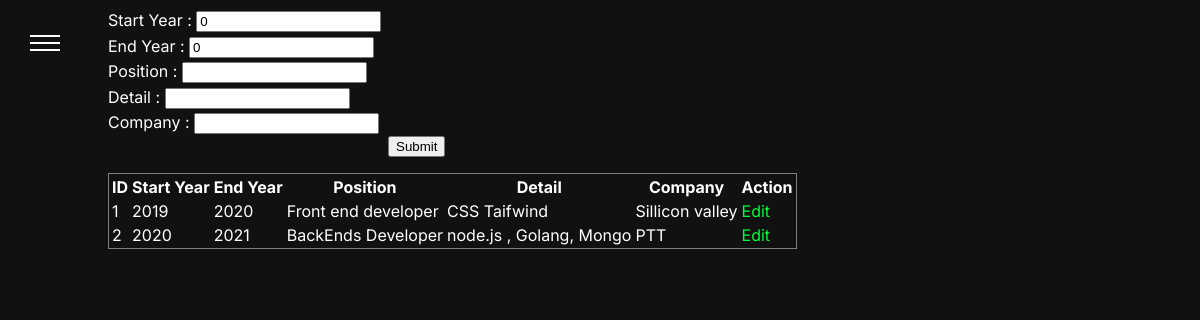
/user/experience.php (signed in), run on the app's committed database.
### tables this page shows
CREATE TABLE `experiences` (
  `id` int(11) NOT NULL,
  `start_year` int(11) NOT NULL,
  `end_year` int(11) NOT NULL,
  `position` varchar(25) NOT NULL,
  `detail` varchar(255) DEFAULT NULL,
  `company_name` varchar(25) NOT NULL,
  `user_id` int(11) NOT NULL
);

### user/experience.php (the view, shortened to what this page needs)
<?php
include "checklogin.php";
$start_year =0;
$end_year = 0;
$position="";
$detail ="";
$company_name = "";
        try {
                    $sql="Select * from experiences ";
                    $stmt=$conn->prepare($sql);
                    $stmt->execute();
                    $experiences=$stmt->fetchAll(PDO::FETCH_ASSOC);
                    }catch(PDOException $e){
                        echo "error".$e->getMessage();
                        }
                        ?>
<html>
    <head>
  <?php include "css.php" ?>
</head>
<body>
    <?php include "menu.php" ?>
    <div style="margin-left:100px;">
<form action="" method="POST">
    <label>Start Year : </label>
    <input type="number" name="start_year" value="<?php echo($start_year);?>">
    <br>
    <label>End Year : </label>
    <input type="number" name="end_year" value="<?php echo($end_year);?>">
    <br>
    <label>Position : </label>
    <input type="text" name="position" value="<?php echo($position);?>">
    <br>
    <label>Detail : </label>
    <input type="text" name="detail" value="<?php echo($detail);?>">
    <br>
    <label>Company : </label>
    <input type="text" name="company_name" value="<?php echo($company_name);?>">
    <br>
    <button style="margin-left:280px;">Submit</button>
</form>
 <table style="border: 1px solid gray;">
            <tr>
               <th>ID</th>
                <th>Start Year</th>
                <th>End Year</th>
                <th>Position</th>
                <th>Detail</th>
                <th>Company</th>
                <th>Action</th>
            </tr>
            <?php if (!empty($experiences)) { ?>
                <?php foreach ($experiences as $index => $experience): ?>
                    <tr>
                        <td><?php echo htmlspecialchars($experience['id']);?> </td>
                        <td><?php echo htmlspecialchars($experience['start_year']);?> </td>
                        <td><?php echo htmlspecialchars($experience['end_year']);?> </td>
                        <td><?php echo htmlspecialchars($experience['position']);?> </td>
                        <td><?php echo htmlspecialchars($experience['detail']);?> </td>
                        <td><?php echo htmlspecialchars($experience['company_name']);?> </td>
                        <td>
                            <a href="experience.php?action=edit&id=<?php echo htmlspecialchars($experience['id']);?>">Edit</a>
                        </td>
                    </tr>
                <?php endforeach;?>
               <?php } else {?>
               <?php echo "ไม่พบข้อมูล";?>
              <?php }?>
        </table>
                </div>
</body>
</html>

### user/css/template_cv1.css (style rules this page uses)
:root { --bg: #111111; --card: #333333; --text-white: #ffffff; --text-gray: #aaaaaa; --border: #444444; --nav-h: 60px; }
html { scroll-behavior: smooth; }
body { font-family: 'Inter', sans-serif; background: var(--bg); color: var(--text-white); line-height: 1.6; display: flex; flex-direction: column; min-height: 100vh; background-image: url('https://depositphotos-blog.s3.eu-west-1.amazonaws.com/uploads/2017/07/Soothing-nature-backgrounds-2.jpg'); background-repeat: no-repeat;background-size: cover; }
a { text-decoration: none; transition: color 0.3s ease; }
a:link { color: rgb(0, 255, 55); }

### data on the page
experiences: id "1", start_year "2019", end_year "2020", position "Front end developer", detail "CSS Taifwind", company_name "Sillicon valley"
experiences: id "2", start_year "2020", end_year "2021", position "BackEnds Developer", detail "node.js , Golang, Mongo", company_name "PTT"
